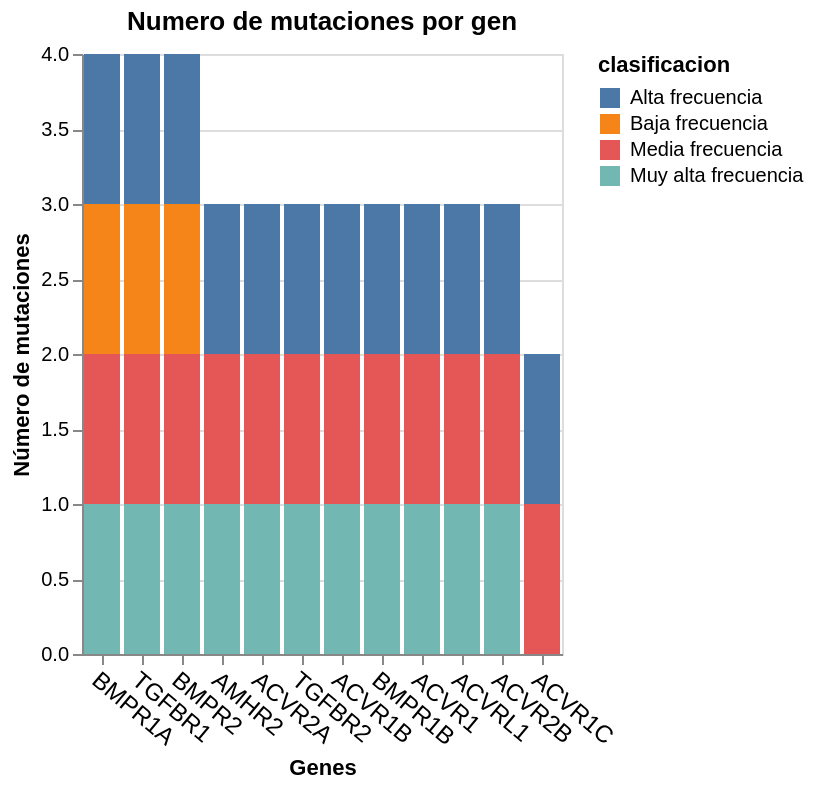

Notebook cell for this chart:
### Code cell
import altair as alt
alt.Chart(df_cancer
).transform_aggregate(
    unique_aa_mutation='distinct(aa_mutation)',
    groupby=['Gen_names','icgc_mutation_id', 'clasificacion', 'Disease']
).mark_bar().encode(
    y=alt.Y('count(unique_aa_mutation):Q', title='Número de mutaciones'),
    x=alt.X('Gen_names', sort='-y', title='Genes',axis=alt.Axis(
              labelAngle=40, labelFontSize=12)),
    color = 'clasificacion'
).properties(
    title="Numero de mutaciones por gen"
)

### Figure 1 — Vega-Lite specification as saved in the notebook (floating-point values rounded to 4 significant figures; data arrays with more than 128 entries replaced by an {"elided": "..."} marker saying what was removed)
{"config": {"view": {"continuousWidth": 300, "continuousHeight": 300}}, "data": {"name": "data-83a3c0f2227b92d2cadcedb954c6514a"}, "mark": {"type": "bar"}, "encoding": {"color": {"field": "clasificacion", "type": "nominal"}, "x": {"axis": {"labelAngle": 40, "labelFontSize": 12}, "field": "Gen_names", "sort": "-y", "title": "Genes", "type": "nominal"}, "y": {"aggregate": "count", "field": "unique_aa_mutation", "title": "Número de mutaciones", "type": "quantitative"}}, "title": "Numero de mutaciones por gen", "transform": [{"aggregate": [{"op": "distinct", "field": "aa_mutation", "as": "unique_aa_mutation"}], "groupby": ["Gen_names", "icgc_mutation_id", "clasificacion", "Disease"]}], "$schema": "https://vega.github.io/schema/vega-lite/v5.17.0.json", "datasets": {"data-83a3c0f2227b92d2cadcedb954c6514a": {"elided": "2982 records"}}}
